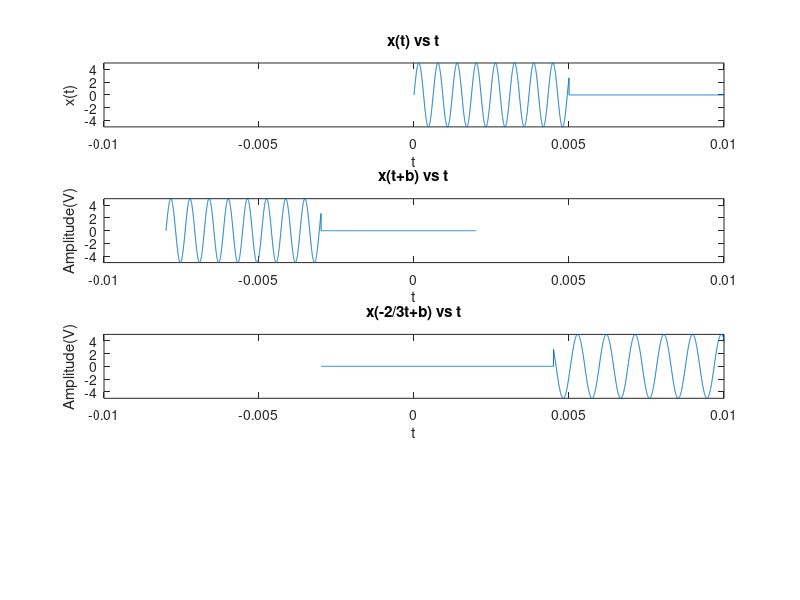

Here is the MATLAB script that generated this plot:
fc=1618;
Fs=400000;
b=8;
b=b*0.001;
L=0.01.*Fs +1;
t=0:1/Fs:0.01;
x=5.*sin(2.*pi.*fc.*t);
for i=1:L
    if t(i)>0.005
        x(i)=0;
    end
end
subplot(4,1,1);
plot(t,x);
title('x(t) vs t');
xlabel('t');
ylabel('x(t)');
axis([-0.01 0.01 -5 5]);


t=t-b;
subplot(4,1,2);
plot(t,x);
title('x(t+b) vs t');
xlabel('t');
ylabel('Amplitude(V)');
axis([-0.01 0.01 -5 5]);

t=-3/2.*t;
subplot(4,1,3);
plot(t,x);
title('x(-2/3t+b) vs t');
xlabel('t');
ylabel('Amplitude(V)');
axis([-0.01 0.01 -5 5]);